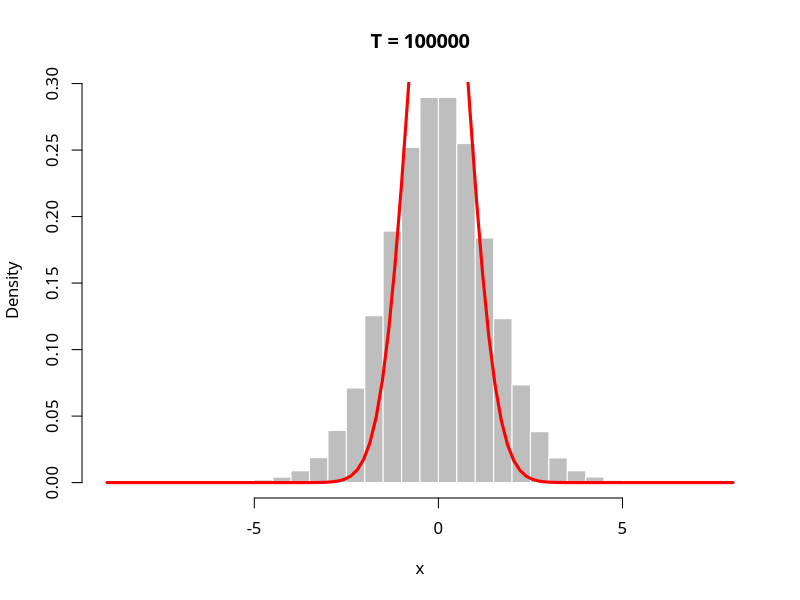

The R source for this figure:
# t分布
par(family = "HiraginoSans-W4")
set.seed(123)
e <- rt(100000, df = 10)
x <- 1

for (i in 1:100000)
x <- append(x, 0.6*x[i]+e[i])

# sum(x)/100001

# for (i in 1:100000)
#   y <- x[i]^2

# sum(y)/100000

hist(x, freq = FALSE, breaks = 25, col = "gray", border = "white",
     main = paste0("T = 100000")) # ヒストグラム(密度表示)
curve(dnorm(x, mean = 0, sd = (1/(1-0.6^2))^1/2), add = TRUE,
      col = "red", lwd = 3) # 理論上の確率密度関数